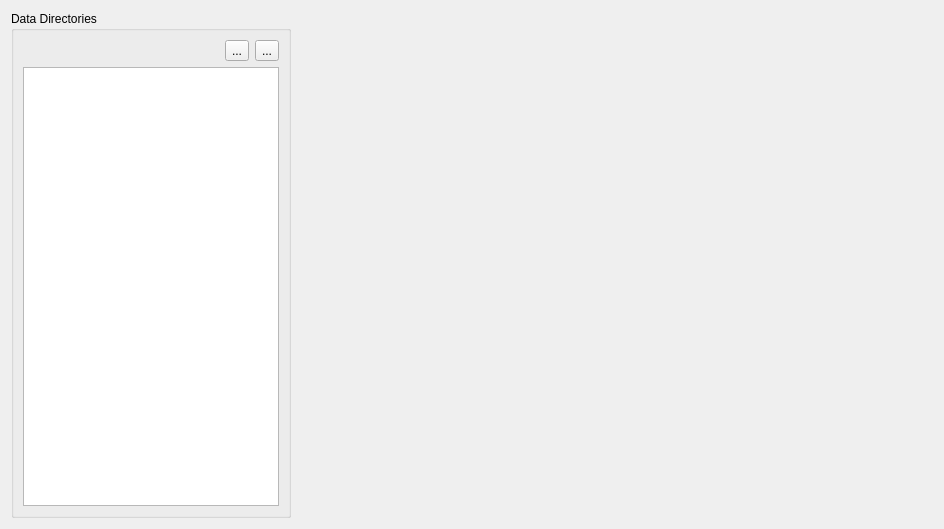
<?xml version="1.0" encoding="UTF-8"?>
<ui version="4.0">
 <class>ExperimentInfoWidget</class>
 <widget class="QWidget" name="ExperimentInfoWidget">
  <property name="geometry">
   <rect>
    <x>0</x>
    <y>0</y>
    <width>944</width>
    <height>529</height>
   </rect>
  </property>
  <property name="windowTitle">
   <string>Form</string>
  </property>
  <layout class="QGridLayout" name="gridLayout">
   <item row="0" column="0">
    <widget class="QGroupBox" name="dirGroup">
     <property name="sizePolicy">
      <sizepolicy hsizetype="Maximum" vsizetype="Preferred">
       <horstretch>0</horstretch>
       <verstretch>0</verstretch>
      </sizepolicy>
     </property>
     <property name="maximumSize">
      <size>
       <width>400</width>
       <height>16777215</height>
      </size>
     </property>
     <property name="title">
      <string>Data Directories</string>
     </property>
     <layout class="QGridLayout" name="gridLayout_2">
      <item row="1" column="1">
       <widget class="QToolButton" name="addButton">
        <property name="toolTip">
         <string>&lt;html&gt;&lt;head/&gt;&lt;body&gt;&lt;p&gt;Add a New Tracking Data Directory. The current project must be saved. &lt;/p&gt;&lt;/body&gt;&lt;/html&gt;</string>
        </property>
        <property name="whatsThis">
         <string>&lt;html&gt;&lt;head/&gt;&lt;body&gt;&lt;p&gt;Add a New Tracking Data Directory&lt;/p&gt;&lt;/body&gt;&lt;/html&gt;</string>
        </property>
        <property name="text">
         <string>...</string>
        </property>
        <property name="icon">
         <iconset theme="list-add"/>
        </property>
       </widget>
      </item>
      <item row="1" column="2">
       <widget class="QToolButton" name="removeButton">
        <property name="text">
         <string>...</string>
        </property>
        <property name="icon">
         <iconset theme="list-remove"/>
        </property>
       </widget>
      </item>
      <item row="1" column="0">
       <spacer name="horizontalSpacer">
        <property name="orientation">
         <enum>Qt::Horizontal</enum>
        </property>
        <property name="sizeHint" stdset="0">
         <size>
          <width>40</width>
          <height>20</height>
         </size>
        </property>
       </spacer>
      </item>
      <item row="2" column="0" colspan="3">
       <widget class="QListView" name="listView"/>
      </item>
     </layout>
    </widget>
   </item>
   <item row="0" column="1">
    <spacer name="horizontalSpacer_2">
     <property name="orientation">
      <enum>Qt::Horizontal</enum>
     </property>
     <property name="sizeHint" stdset="0">
      <size>
       <width>40</width>
       <height>20</height>
      </size>
     </property>
    </spacer>
   </item>
  </layout>
 </widget>
 <resources/>
 <connections/>
</ui>
